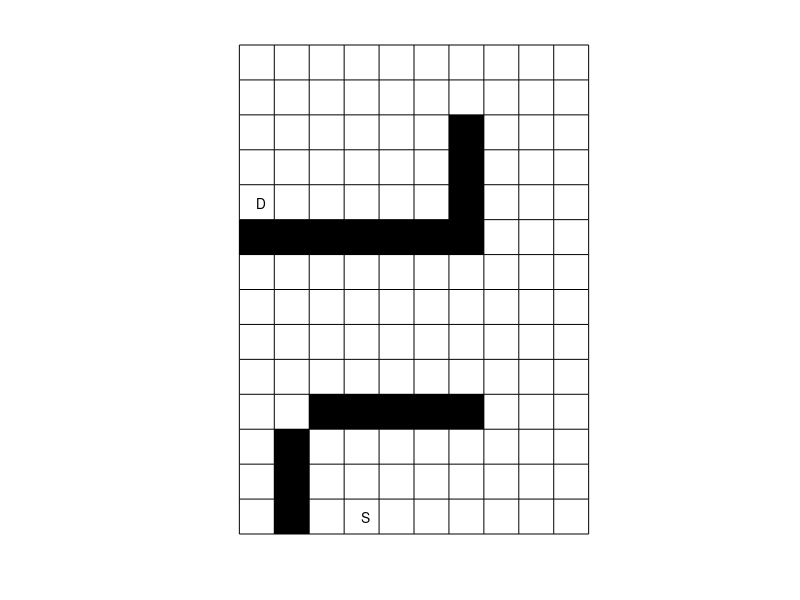

Here is the MATLAB script that generated this plot: (Note: this script raises an error after producing the figure.)
clear;
clc;
X = [0,0,0,0,0,0,0,0,0,0;
       0,0,0,0,0,0,0,0,0,0;
       0,0,0,0,0,0,1,0,0,0;
       0,0,0,0,0,0,1,0,0,0;
       0,0,0,0,0,0,1,0,0,0;
       1,1,1,1,1,1,1,0,0,0;
       0,0,0,0,0,0,0,0,0,0;
       0,0,0,0,0,0,0,0,0,0;
       0,0,0,0,0,0,0,0,0,0;
       0,0,0,0,0,0,0,0,0,0;
       0,0,1,1,1,1,1,0,0,0;
       0,1,0,0,0,0,0,0,0,0;
       0,1,0,0,0,0,0,0,0,0;
       0,1,0,0,0,0,0,0,0,0];
previousOnes = X == 1;
X(X == 0) = 1;
X(previousOnes) = 0;
   %imshow(X);
imshow(X,'InitialMagnification','fit');
hold on;
plot(0.5:10.5,meshgrid(0.5:14.5, 1:11), 'black');
hold on;
plot(meshgrid(0.5:10.5, 1:15),0.5:14.5, 'black');
hold on;
%%----- 
[N1, N2]=size(X);

D=[5,1]; % [11, 8][14,3] [8,4]
S=[14, 4];% [13, 4];

S1=S(2);
S2=S(1);
text(S1,S2,'S');
text(D(2),D(1),'D');
%D=[11,8];
CBN1=S;
X1=X;

% open=[];
% open_e1=[];
% open_w1=[];
% open_n1=[];
% open_s1=[];

% drawing rectangle--------------------------------------------------
for i=1:5
 rect = rect_gen1(X1,CBN1);%-----------------------1
 [InRect]=D_InRect(D, rect, CBN1);
 if InRect==1
     break;
 end
[open,open_e1,open_w1,open_n1,open_s1]= openList(X1,rect);
 if isempty(open)
     display(' D cannot be reached in this path');
     break;
 end
[CBN]= octile_fVal(CBN1,D, open);
[CBN1, open1]=nextRect_CBN(CBN1,D, CBN,open_e1,open_w1, open_s1, open_n1,open);
%X1=X;
if ~isempty(open_e1) 
    X1(open_e1(:,1) ,open_e1(1,2))=0;
end
if ~isempty(open_w1)
    X1(open_w1(:,1) ,open_w1(1,2))=0;% correct
end
if ~isempty(open_n1)
    X1(open_n1(1,1) ,open_n1(:,2))=0;% correct
end
if ~isempty(open_s1)
    X1(open_s1(1,1) ,open_s1(:,2))=0;
end
end